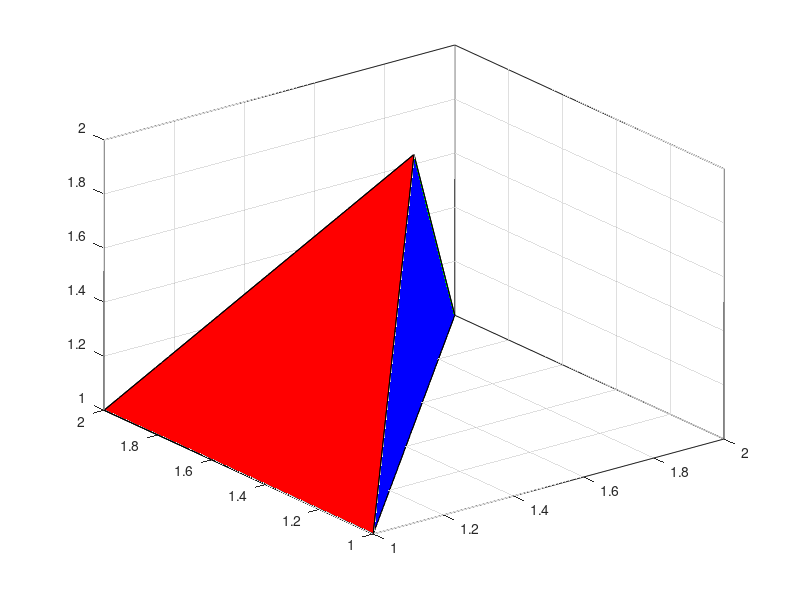

MATLAB code to generate this figure:
% sa se reprezinte o piramida triunghiulata VABC determinata de
%V(3/2, 3/2, 2), A( 1 1 1), B(1 2 1), C(2 2 1)
%se declara varfurile unei fete si se umple cu culoare
%fetele piramidei sunt: V=1 A=2 B=3 C=4
figure
%fata 1 =VAB
x1=[3/2 1 1];
y1=[3/2 1 2];
z1=[2 1 1];
fill3(x1,y1,z1,'r')
hold on
%fata 2 =VBC
x2=[3/2 1 2];
y2=[3/2 2 2];
z2=[2 1 1];
fill3(x2,y2,z2,'g')
hold on
%fata 3 =VAC
x3=[3/2 1 2];
y3=[3/2 1 2];
z3=[2 1 1];
fill3(x3,y3,z3,'b')
hold on
%baza ABC
x4=[1 1 2];
y4=[1 2 2];
z4=[1 1 1];
fill3(x4,y4,z4,'y')

grid on;